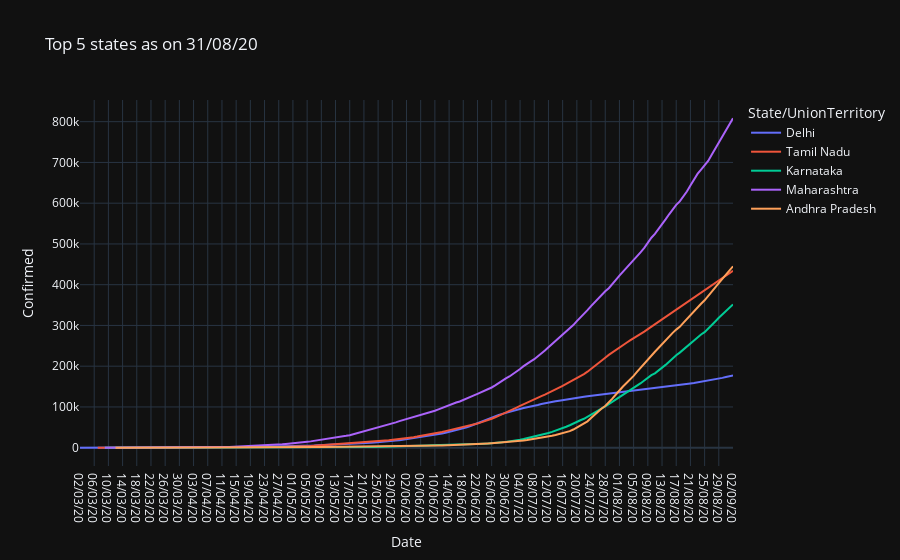

Notebook code for this chart:
### Code cell
df1=data1.groupby('State/UnionTerritory')[['Confirmed','Deaths']].sum().reset_index()
top_states = df1.sort_values('Confirmed', ascending=False).iloc[:5]['State/UnionTerritory'].unique()
top_df= data1[data1['State/UnionTerritory'].isin(top_states)]
fig = px.line(top_df, x="Date", y="Confirmed", color="State/UnionTerritory", title=f"Top 5 states as on {today}")
fig.show()

### Figure 1 — Plotly figure (JSON) as saved in the notebook; plotly's stock layout.template omitted (floating-point values rounded to 4 significant figures; data arrays with more than 128 entries replaced by an {"elided": "..."} marker saying what was removed)
{"data": [{"hovertemplate": "State/UnionTerritory=Delhi<br>Date=%{x}<br>Confirmed=%{y}<extra></extra>", "legendgroup": "Delhi", "line": {"color": "#636efa", "dash": "solid"}, "mode": "lines", "name": "Delhi", "orientation": "v", "showlegend": true, "type": "scatter", "x": {"elided": "185 str values"}, "xaxis": "x", "y": {"elided": "185 int values"}, "yaxis": "y"}, {"hovertemplate": "State/UnionTerritory=Tamil Nadu<br>Date=%{x}<br>Confirmed=%{y}<extra></extra>", "legendgroup": "Tamil Nadu", "line": {"color": "#EF553B", "dash": "solid"}, "mode": "lines", "name": "Tamil Nadu", "orientation": "v", "showlegend": true, "type": "scatter", "x": {"elided": "180 str values"}, "xaxis": "x", "y": {"elided": "180 int values"}, "yaxis": "y"}, {"hovertemplate": "State/UnionTerritory=Karnataka<br>Date=%{x}<br>Confirmed=%{y}<extra></extra>", "legendgroup": "Karnataka", "line": {"color": "#00cc96", "dash": "solid"}, "mode": "lines", "name": "Karnataka", "orientation": "v", "showlegend": true, "type": "scatter", "x": {"elided": "178 str values"}, "xaxis": "x", "y": {"elided": "178 int values"}, "yaxis": "y"}, {"hovertemplate": "State/UnionTerritory=Maharashtra<br>Date=%{x}<br>Confirmed=%{y}<extra></extra>", "legendgroup": "Maharashtra", "line": {"color": "#ab63fa", "dash": "solid"}, "mode": "lines", "name": "Maharashtra", "orientation": "v", "showlegend": true, "type": "scatter", "x": {"elided": "178 str values"}, "xaxis": "x", "y": {"elided": "178 int values"}, "yaxis": "y"}, {"hovertemplate": "State/UnionTerritory=Andhra Pradesh<br>Date=%{x}<br>Confirmed=%{y}<extra></extra>", "legendgroup": "Andhra Pradesh", "line": {"color": "#FFA15A", "dash": "solid"}, "mode": "lines", "name": "Andhra Pradesh", "orientation": "v", "showlegend": true, "type": "scatter", "x": {"elided": "175 str values"}, "xaxis": "x", "y": {"elided": "175 int values"}, "yaxis": "y"}], "layout": {"legend": {"title": {"text": "State/UnionTerritory"}, "tracegroupgap": 0}, "title": {"text": "Top 5 states as on 31/08/20"}, "xaxis": {"anchor": "y", "domain": [0, 1], "title": {"text": "Date"}}, "yaxis": {"anchor": "x", "domain": [0, 1], "title": {"text": "Confirmed"}}}}
